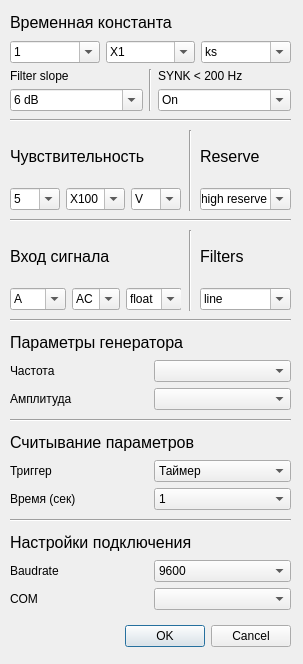
<?xml version="1.0" encoding="UTF-8"?>
<ui version="4.0">
 <class>Set_power_supply</class>
 <widget class="QDialog" name="Set_power_supply">
  <property name="geometry">
   <rect>
    <x>0</x>
    <y>0</y>
    <width>303</width>
    <height>664</height>
   </rect>
  </property>
  <property name="windowTitle">
   <string>Dialog</string>
  </property>
  <property name="sizeGripEnabled">
   <bool>false</bool>
  </property>
  <property name="modal">
   <bool>false</bool>
  </property>
  <widget class="QDialogButtonBox" name="buttonBox">
   <property name="geometry">
    <rect>
     <x>100</x>
     <y>620</y>
     <width>191</width>
     <height>32</height>
    </rect>
   </property>
   <property name="orientation">
    <enum>Qt::Horizontal</enum>
   </property>
   <property name="standardButtons">
    <set>QDialogButtonBox::Cancel|QDialogButtonBox::Ok</set>
   </property>
  </widget>
  <widget class="QWidget" name="verticalLayoutWidget_2">
   <property name="geometry">
    <rect>
     <x>10</x>
     <y>330</y>
     <width>281</width>
     <height>80</height>
    </rect>
   </property>
   <layout class="QVBoxLayout" name="verticalLayout_2">
    <item>
     <widget class="QLabel" name="label_12">
      <property name="font">
       <font>
        <pointsize>12</pointsize>
       </font>
      </property>
      <property name="text">
       <string>Параметры генератора</string>
      </property>
     </widget>
    </item>
    <item>
     <layout class="QHBoxLayout" name="horizontalLayout_3">
      <item>
       <widget class="QLabel" name="label_5">
        <property name="text">
         <string>Частота</string>
        </property>
       </widget>
      </item>
      <item>
       <widget class="QComboBox" name="type_work_enter">
        <property name="currentText">
         <string/>
        </property>
       </widget>
      </item>
     </layout>
    </item>
    <item>
     <layout class="QHBoxLayout" name="horizontalLayout_2">
      <item>
       <widget class="QLabel" name="label_4">
        <property name="text">
         <string>Амплитуда</string>
        </property>
       </widget>
      </item>
      <item>
       <widget class="QComboBox" name="type_step_enter">
        <property name="currentText">
         <string/>
        </property>
       </widget>
      </item>
     </layout>
    </item>
   </layout>
  </widget>
  <widget class="QWidget" name="verticalLayoutWidget_3">
   <property name="geometry">
    <rect>
     <x>10</x>
     <y>10</y>
     <width>281</width>
     <height>101</height>
    </rect>
   </property>
   <layout class="QVBoxLayout" name="verticalLayout_3">
    <item>
     <widget class="QLabel" name="label">
      <property name="font">
       <font>
        <pointsize>12</pointsize>
       </font>
      </property>
      <property name="text">
       <string>Временная константа</string>
      </property>
     </widget>
    </item>
    <item>
     <layout class="QHBoxLayout" name="horizontalLayout_7">
      <item>
       <widget class="QComboBox" name="time_const_enter_number">
        <property name="editable">
         <bool>true</bool>
        </property>
        <property name="currentText">
         <string>1</string>
        </property>
        <item>
         <property name="text">
          <string>1</string>
         </property>
        </item>
        <item>
         <property name="text">
          <string>3</string>
         </property>
        </item>
       </widget>
      </item>
      <item>
       <widget class="QComboBox" name="time_const_enter_factor">
        <property name="editable">
         <bool>true</bool>
        </property>
        <property name="currentText">
         <string>X1</string>
        </property>
        <item>
         <property name="text">
          <string>X1</string>
         </property>
        </item>
        <item>
         <property name="text">
          <string>X10</string>
         </property>
        </item>
        <item>
         <property name="text">
          <string>X10</string>
         </property>
        </item>
       </widget>
      </item>
      <item>
       <widget class="QComboBox" name="time_const_enter_decimal_factor">
        <property name="styleSheet">
         <string notr="true"/>
        </property>
        <property name="editable">
         <bool>true</bool>
        </property>
        <property name="currentText">
         <string>ks</string>
        </property>
        <item>
         <property name="text">
          <string>ks</string>
         </property>
        </item>
        <item>
         <property name="text">
          <string>s</string>
         </property>
        </item>
        <item>
         <property name="text">
          <string>ms</string>
         </property>
        </item>
        <item>
         <property name="text">
          <string>us</string>
         </property>
        </item>
       </widget>
      </item>
     </layout>
    </item>
    <item>
     <layout class="QHBoxLayout" name="horizontalLayout_10">
      <item>
       <layout class="QVBoxLayout" name="verticalLayout_7">
        <item>
         <widget class="QLabel" name="label_16">
          <property name="text">
           <string>Filter slope</string>
          </property>
         </widget>
        </item>
        <item>
         <widget class="QComboBox" name="Filt_slope_enter_level">
          <property name="editable">
           <bool>true</bool>
          </property>
          <property name="currentText">
           <string>6 dB</string>
          </property>
          <item>
           <property name="text">
            <string>6 dB</string>
           </property>
          </item>
          <item>
           <property name="text">
            <string>12 dB</string>
           </property>
          </item>
          <item>
           <property name="text">
            <string>18 dB</string>
           </property>
          </item>
          <item>
           <property name="text">
            <string>24 dB</string>
           </property>
          </item>
         </widget>
        </item>
       </layout>
      </item>
      <item>
       <widget class="Line" name="line_8">
        <property name="orientation">
         <enum>Qt::Vertical</enum>
        </property>
       </widget>
      </item>
      <item>
       <layout class="QVBoxLayout" name="verticalLayout_8">
        <item>
         <widget class="QLabel" name="label_17">
          <property name="text">
           <string>SYNK &lt; 200 Hz</string>
          </property>
         </widget>
        </item>
        <item>
         <widget class="QComboBox" name="min_enter_7">
          <property name="editable">
           <bool>true</bool>
          </property>
          <property name="currentText">
           <string>On</string>
          </property>
          <item>
           <property name="text">
            <string>On</string>
           </property>
          </item>
          <item>
           <property name="text">
            <string>Off</string>
           </property>
          </item>
         </widget>
        </item>
       </layout>
      </item>
     </layout>
    </item>
   </layout>
  </widget>
  <widget class="QWidget" name="verticalLayoutWidget_4">
   <property name="geometry">
    <rect>
     <x>10</x>
     <y>130</y>
     <width>171</width>
     <height>80</height>
    </rect>
   </property>
   <layout class="QVBoxLayout" name="verticalLayout_4">
    <item>
     <widget class="QLabel" name="label_13">
      <property name="font">
       <font>
        <pointsize>12</pointsize>
       </font>
      </property>
      <property name="text">
       <string>Чувствительность</string>
      </property>
     </widget>
    </item>
    <item>
     <layout class="QHBoxLayout" name="horizontalLayout_8">
      <item>
       <widget class="QComboBox" name="min_enter_2">
        <property name="editable">
         <bool>true</bool>
        </property>
        <property name="currentText">
         <string>5</string>
        </property>
        <item>
         <property name="text">
          <string>5</string>
         </property>
        </item>
        <item>
         <property name="text">
          <string>2</string>
         </property>
        </item>
        <item>
         <property name="text">
          <string>1</string>
         </property>
        </item>
       </widget>
      </item>
      <item>
       <widget class="QComboBox" name="max_enter_2">
        <property name="editable">
         <bool>true</bool>
        </property>
        <property name="currentText">
         <string>X100</string>
        </property>
        <item>
         <property name="text">
          <string>X100</string>
         </property>
        </item>
        <item>
         <property name="text">
          <string>X10</string>
         </property>
        </item>
        <item>
         <property name="text">
          <string>X1</string>
         </property>
        </item>
       </widget>
      </item>
      <item>
       <widget class="QComboBox" name="step_enter_2">
        <property name="styleSheet">
         <string notr="true"/>
        </property>
        <property name="editable">
         <bool>true</bool>
        </property>
        <property name="currentText">
         <string>V</string>
        </property>
        <item>
         <property name="text">
          <string>V</string>
         </property>
        </item>
        <item>
         <property name="text">
          <string>mV</string>
         </property>
        </item>
        <item>
         <property name="text">
          <string>uV</string>
         </property>
        </item>
        <item>
         <property name="text">
          <string>nV</string>
         </property>
        </item>
       </widget>
      </item>
     </layout>
    </item>
   </layout>
  </widget>
  <widget class="QWidget" name="verticalLayoutWidget_5">
   <property name="geometry">
    <rect>
     <x>10</x>
     <y>230</y>
     <width>171</width>
     <height>80</height>
    </rect>
   </property>
   <layout class="QVBoxLayout" name="verticalLayout_5">
    <item>
     <widget class="QLabel" name="label_14">
      <property name="font">
       <font>
        <pointsize>12</pointsize>
       </font>
      </property>
      <property name="text">
       <string>Вход сигнала</string>
      </property>
     </widget>
    </item>
    <item>
     <layout class="QHBoxLayout" name="horizontalLayout_9">
      <property name="sizeConstraint">
       <enum>QLayout::SetDefaultConstraint</enum>
      </property>
      <item>
       <widget class="QComboBox" name="input_channels_enter">
        <property name="editable">
         <bool>true</bool>
        </property>
        <property name="currentText">
         <string>A</string>
        </property>
        <item>
         <property name="text">
          <string>A</string>
         </property>
        </item>
        <item>
         <property name="text">
          <string>A - B</string>
         </property>
        </item>
        <item>
         <property name="text">
          <string>I (10^6)</string>
         </property>
        </item>
        <item>
         <property name="text">
          <string>I (10^8)</string>
         </property>
        </item>
       </widget>
      </item>
      <item>
       <widget class="QComboBox" name="input_type_enter">
        <property name="editable">
         <bool>true</bool>
        </property>
        <property name="currentText">
         <string>AC</string>
        </property>
        <item>
         <property name="text">
          <string>AC</string>
         </property>
        </item>
        <item>
         <property name="text">
          <string>DC</string>
         </property>
        </item>
       </widget>
      </item>
      <item>
       <widget class="QComboBox" name="step_enter_3">
        <property name="styleSheet">
         <string notr="true"/>
        </property>
        <property name="editable">
         <bool>true</bool>
        </property>
        <property name="currentText">
         <string>float</string>
        </property>
        <item>
         <property name="text">
          <string>float</string>
         </property>
        </item>
        <item>
         <property name="text">
          <string>ground</string>
         </property>
        </item>
       </widget>
      </item>
     </layout>
    </item>
   </layout>
  </widget>
  <widget class="QWidget" name="verticalLayoutWidget_6">
   <property name="geometry">
    <rect>
     <x>200</x>
     <y>130</y>
     <width>91</width>
     <height>80</height>
    </rect>
   </property>
   <layout class="QVBoxLayout" name="verticalLayout_6">
    <item>
     <widget class="QLabel" name="label_18">
      <property name="font">
       <font>
        <pointsize>12</pointsize>
       </font>
      </property>
      <property name="text">
       <string>Reserve</string>
      </property>
     </widget>
    </item>
    <item>
     <layout class="QHBoxLayout" name="horizontalLayout_12">
      <item>
       <widget class="QComboBox" name="reserve_enter">
        <property name="editable">
         <bool>true</bool>
        </property>
        <property name="currentText">
         <string>high reserve</string>
        </property>
        <item>
         <property name="text">
          <string>high reserve</string>
         </property>
        </item>
        <item>
         <property name="text">
          <string>normal</string>
         </property>
        </item>
        <item>
         <property name="text">
          <string>low noise</string>
         </property>
        </item>
       </widget>
      </item>
     </layout>
    </item>
   </layout>
  </widget>
  <widget class="QWidget" name="verticalLayoutWidget_9">
   <property name="geometry">
    <rect>
     <x>200</x>
     <y>230</y>
     <width>91</width>
     <height>80</height>
    </rect>
   </property>
   <layout class="QVBoxLayout" name="verticalLayout_9" stretch="0,0">
    <item>
     <widget class="QLabel" name="label_19">
      <property name="font">
       <font>
        <pointsize>12</pointsize>
       </font>
      </property>
      <property name="text">
       <string>Filters</string>
      </property>
     </widget>
    </item>
    <item>
     <layout class="QHBoxLayout" name="horizontalLayout_13">
      <item>
       <widget class="QComboBox" name="min_enter_5">
        <property name="editable">
         <bool>true</bool>
        </property>
        <property name="currentText">
         <string>line</string>
        </property>
        <item>
         <property name="text">
          <string>line</string>
         </property>
        </item>
        <item>
         <property name="text">
          <string>2 X line</string>
         </property>
        </item>
       </widget>
      </item>
     </layout>
    </item>
   </layout>
  </widget>
  <widget class="QWidget" name="verticalLayoutWidget_10">
   <property name="geometry">
    <rect>
     <x>10</x>
     <y>430</y>
     <width>281</width>
     <height>80</height>
    </rect>
   </property>
   <layout class="QVBoxLayout" name="verticalLayout_10">
    <item>
     <widget class="QLabel" name="label_15">
      <property name="font">
       <font>
        <pointsize>12</pointsize>
       </font>
      </property>
      <property name="text">
       <string>Считывание параметров</string>
      </property>
     </widget>
    </item>
    <item>
     <layout class="QGridLayout" name="gridLayout">
      <item row="1" column="0">
       <widget class="QLabel" name="label_sourse_2">
        <property name="text">
         <string>Время (сек)</string>
        </property>
       </widget>
      </item>
      <item row="0" column="0">
       <widget class="QLabel" name="label_sourse">
        <property name="text">
         <string>Триггер</string>
        </property>
       </widget>
      </item>
      <item row="0" column="1">
       <widget class="QComboBox" name="sourse_enter">
        <property name="currentText">
         <string>Таймер</string>
        </property>
        <item>
         <property name="text">
          <string>Таймер</string>
         </property>
        </item>
       </widget>
      </item>
      <item row="1" column="1">
       <widget class="QComboBox" name="sourse_enter_2">
        <property name="currentText">
         <string>1</string>
        </property>
        <item>
         <property name="text">
          <string>1</string>
         </property>
        </item>
        <item>
         <property name="text">
          <string>5</string>
         </property>
        </item>
        <item>
         <property name="text">
          <string>10</string>
         </property>
        </item>
        <item>
         <property name="text">
          <string>20</string>
         </property>
        </item>
        <item>
         <property name="text">
          <string>30</string>
         </property>
        </item>
       </widget>
      </item>
     </layout>
    </item>
   </layout>
  </widget>
  <widget class="QWidget" name="verticalLayoutWidget_11">
   <property name="geometry">
    <rect>
     <x>10</x>
     <y>530</y>
     <width>281</width>
     <height>80</height>
    </rect>
   </property>
   <layout class="QVBoxLayout" name="verticalLayout_11">
    <item>
     <widget class="QLabel" name="label_2">
      <property name="font">
       <font>
        <pointsize>12</pointsize>
       </font>
      </property>
      <property name="text">
       <string>Настройки подключения</string>
      </property>
     </widget>
    </item>
    <item>
     <layout class="QHBoxLayout" name="horizontalLayout_5">
      <item>
       <widget class="QLabel" name="label_11">
        <property name="text">
         <string>Baudrate</string>
        </property>
       </widget>
      </item>
      <item>
       <widget class="QComboBox" name="boudrate">
        <item>
         <property name="text">
          <string>9600</string>
         </property>
        </item>
       </widget>
      </item>
     </layout>
    </item>
    <item>
     <layout class="QHBoxLayout" name="horizontalLayout_4">
      <item>
       <widget class="QLabel" name="label_10">
        <property name="text">
         <string>COM</string>
        </property>
       </widget>
      </item>
      <item>
       <widget class="QComboBox" name="comportslist"/>
      </item>
     </layout>
    </item>
   </layout>
  </widget>
  <widget class="Line" name="line">
   <property name="geometry">
    <rect>
     <x>10</x>
     <y>510</y>
     <width>281</width>
     <height>20</height>
    </rect>
   </property>
   <property name="orientation">
    <enum>Qt::Horizontal</enum>
   </property>
  </widget>
  <widget class="Line" name="line_2">
   <property name="geometry">
    <rect>
     <x>10</x>
     <y>410</y>
     <width>281</width>
     <height>20</height>
    </rect>
   </property>
   <property name="orientation">
    <enum>Qt::Horizontal</enum>
   </property>
  </widget>
  <widget class="Line" name="line_3">
   <property name="geometry">
    <rect>
     <x>10</x>
     <y>310</y>
     <width>281</width>
     <height>20</height>
    </rect>
   </property>
   <property name="orientation">
    <enum>Qt::Horizontal</enum>
   </property>
  </widget>
  <widget class="Line" name="line_4">
   <property name="geometry">
    <rect>
     <x>10</x>
     <y>210</y>
     <width>281</width>
     <height>20</height>
    </rect>
   </property>
   <property name="orientation">
    <enum>Qt::Horizontal</enum>
   </property>
  </widget>
  <widget class="Line" name="line_5">
   <property name="geometry">
    <rect>
     <x>10</x>
     <y>110</y>
     <width>281</width>
     <height>20</height>
    </rect>
   </property>
   <property name="orientation">
    <enum>Qt::Horizontal</enum>
   </property>
  </widget>
  <widget class="Line" name="line_6">
   <property name="geometry">
    <rect>
     <x>180</x>
     <y>130</y>
     <width>20</width>
     <height>81</height>
    </rect>
   </property>
   <property name="orientation">
    <enum>Qt::Vertical</enum>
   </property>
  </widget>
  <widget class="Line" name="line_7">
   <property name="geometry">
    <rect>
     <x>180</x>
     <y>230</y>
     <width>20</width>
     <height>81</height>
    </rect>
   </property>
   <property name="orientation">
    <enum>Qt::Vertical</enum>
   </property>
  </widget>
 </widget>
 <resources/>
 <connections>
  <connection>
   <sender>buttonBox</sender>
   <signal>accepted()</signal>
   <receiver>Set_power_supply</receiver>
   <slot>accept()</slot>
   <hints>
    <hint type="sourcelabel">
     <x>248</x>
     <y>254</y>
    </hint>
    <hint type="destinationlabel">
     <x>157</x>
     <y>274</y>
    </hint>
   </hints>
  </connection>
  <connection>
   <sender>buttonBox</sender>
   <signal>rejected()</signal>
   <receiver>Set_power_supply</receiver>
   <slot>reject()</slot>
   <hints>
    <hint type="sourcelabel">
     <x>316</x>
     <y>260</y>
    </hint>
    <hint type="destinationlabel">
     <x>286</x>
     <y>274</y>
    </hint>
   </hints>
  </connection>
 </connections>
</ui>
